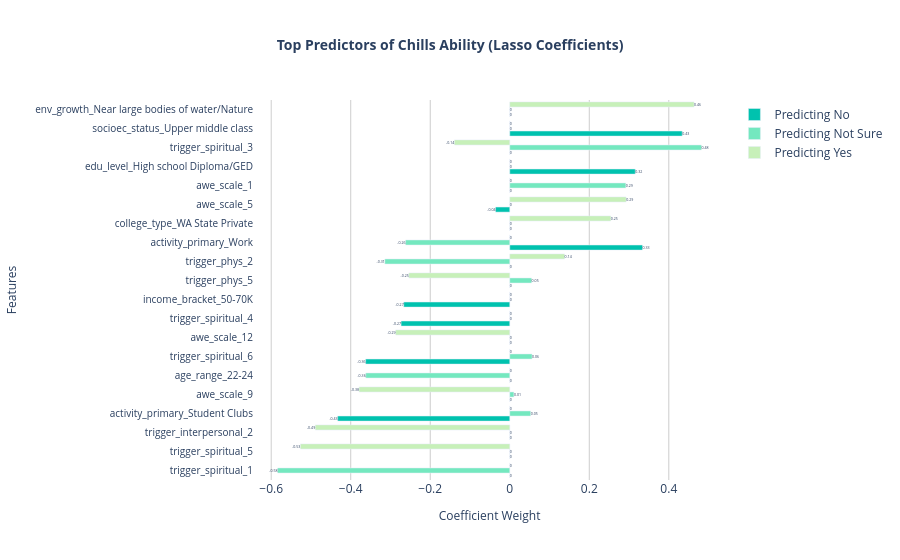

The cell this chart's notebook holds for it:
### Code cell
# 8. Visualize Top Predictors
import plotly.graph_objects as go

pheno_colors = ["#00C2AE", "#74E8BF", "#C7F0B9"]

fig = go.Figure()
# Loop through classes and assign colors from your palette
for i, label in enumerate(lasso_model.classes_):
    # Get the weights for this specific class
    weights = top_predictors[label]
    
    fig.add_trace(go.Bar(
        y=top_predictors.index,
        x=weights,
        name=f'Predicting {label}',
        orientation='h',
        marker_color=pheno_colors[i % len(pheno_colors)],
        # Static Text Labels
        text=weights.round(2),
        textposition='outside', # Forces labels outside the bars for consistent reading
        cliponaxis=False,       # Ensures labels aren't cut off at the edge of the plot
        # Disable Hover
        hoverinfo='skip',        # Completely removes the hover tooltip interaction
    ))

fig.update_layout(
    # Titles - bolded, fontsize 14
    title={
        'text': "<b>Top Predictors of Chills Ability (Lasso Coefficients)</b>",
        'font': {'size': 14},
        'x': 0.5,
        'xanchor': 'center'
    },
    barmode='group',
    # Axis Labels - fontsize 12
    yaxis={
        'categoryorder': 'total ascending',
        'tickfont': {'size': 10}, # Smaller ticks to fit all 20 predictors
        'title': {'text': 'Features', 'font': {'size': 12}}
    },
    xaxis={
        'title': {'text': 'Coefficient Weight', 'font': {'size': 12}},
        # Grid Lines - color grey, weight 0.4
        'showgrid': True,
        'gridcolor': 'grey',
        'gridwidth': 0.4
    },
    height=800,
    margin=dict(l=200), # Extra margin so feature names don't get cut off
    plot_bgcolor='#FFFFFF', # Clean background to keep grid lines subtle
    legend={'font': {'size': 12}}
)

fig.show()

print('\nTop 10 Predictors by Absolute Weight:')
print(top_predictors[['Absolute_Max_Weight']].head(10))

### Figure 1 — Plotly figure (JSON) as saved in the notebook; plotly's stock layout.template omitted (floating-point values rounded to 4 significant figures)
{"data": [{"cliponaxis": false, "hoverinfo": "skip", "marker": {"color": "#00C2AE"}, "name": "Predicting No", "orientation": "h", "text": [0, 0, 0, 0, 0, 0.43, -0.43, 0, -0.36, 0, 0.33, 0.32, 0, -0.04, 0, 0, -0.27, -0.27, 0, 0], "textposition": "outside", "type": "bar", "x": [0, 0, 0, 0, 0, 0.4337, -0.4329, 0, -0.3625, 0, 0.3338, 0.3156, 0, -0.03581, 0, 0, -0.2734, -0.2667, 0, 0], "y": ["trigger_spiritual_1", "trigger_spiritual_5", "trigger_interpersonal_2", "trigger_spiritual_3", "env_growth_Near large bodies of water/Nature", "socioec_status_Upper middle class", "activity_primary_Student Clubs", "awe_scale_9", "trigger_spiritual_6", "age_range_22-24", "activity_primary_Work", "edu_level_High school Diploma/GED", "trigger_phys_2", "awe_scale_5", "awe_scale_1", "awe_scale_12", "trigger_spiritual_4", "income_bracket_50-70K", "college_type_WA State Private", "trigger_phys_5"]}, {"cliponaxis": false, "hoverinfo": "skip", "marker": {"color": "#74E8BF"}, "name": "Predicting Not Sure", "orientation": "h", "text": [-0.58, 0, 0, 0.48, 0, 0, 0.05, 0.01, 0.06, -0.36, -0.26, 0, -0.31, 0, 0.29, 0, 0, 0, 0, 0.05], "textposition": "outside", "type": "bar", "x": [-0.5841, 0, 0, 0.4821, 0, 0, 0.05261, 0.01036, 0.05607, -0.3623, -0.262, 0, -0.3142, 0, 0.2919, 0, 0, 0, 0, 0.05494], "y": ["trigger_spiritual_1", "trigger_spiritual_5", "trigger_interpersonal_2", "trigger_spiritual_3", "env_growth_Near large bodies of water/Nature", "socioec_status_Upper middle class", "activity_primary_Student Clubs", "awe_scale_9", "trigger_spiritual_6", "age_range_22-24", "activity_primary_Work", "edu_level_High school Diploma/GED", "trigger_phys_2", "awe_scale_5", "awe_scale_1", "awe_scale_12", "trigger_spiritual_4", "income_bracket_50-70K", "college_type_WA State Private", "trigger_phys_5"]}, {"cliponaxis": false, "hoverinfo": "skip", "marker": {"color": "#C7F0B9"}, "name": "Predicting Yes", "orientation": "h", "text": [0, -0.53, -0.49, -0.14, 0.46, 0, 0, -0.38, 0, 0, 0, 0, 0.14, 0.29, 0, -0.29, 0, 0, 0.25, -0.25], "textposition": "outside", "type": "bar", "x": [0, -0.5265, -0.4893, -0.1393, 0.4636, 0, 0, -0.3791, 0, 0, 0, 0, 0.1379, 0.2927, 0, -0.2869, 0, 0, 0.2542, -0.2538], "y": ["trigger_spiritual_1", "trigger_spiritual_5", "trigger_interpersonal_2", "trigger_spiritual_3", "env_growth_Near large bodies of water/Nature", "socioec_status_Upper middle class", "activity_primary_Student Clubs", "awe_scale_9", "trigger_spiritual_6", "age_range_22-24", "activity_primary_Work", "edu_level_High school Diploma/GED", "trigger_phys_2", "awe_scale_5", "awe_scale_1", "awe_scale_12", "trigger_spiritual_4", "income_bracket_50-70K", "college_type_WA State Private", "trigger_phys_5"]}], "layout": {"autosize": true, "barmode": "group", "legend": {"font": {"size": 12}}, "margin": {"l": 200}, "plot_bgcolor": "#FFFFFF", "title": {"font": {"size": 14}, "text": "<b>Top Predictors of Chills Ability (Lasso Coefficients)</b>", "x": 0.5, "xanchor": "center"}, "xaxis": {"autorange": true, "gridcolor": "grey", "gridwidth": 0.4, "range": [-0.6433, 0.5413], "showgrid": true, "title": {"font": {"size": 12}, "text": "Coefficient Weight"}, "type": "linear"}, "yaxis": {"autorange": true, "categoryorder": "total ascending", "range": [-0.5, 19.5], "tickfont": {"size": 10}, "title": {"font": {"size": 12}, "text": "Features"}, "type": "category"}}}
